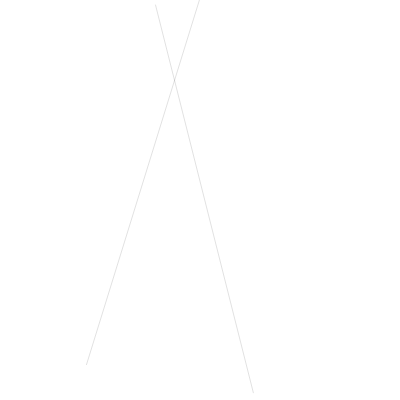
Frame 1 (no input)
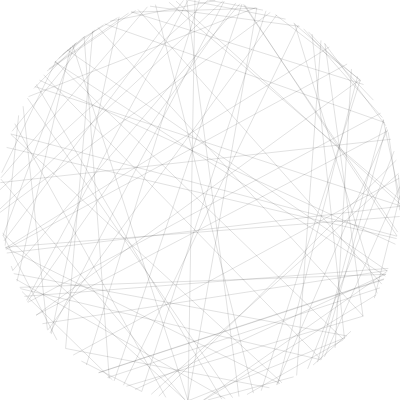
Frame 60 (no input)
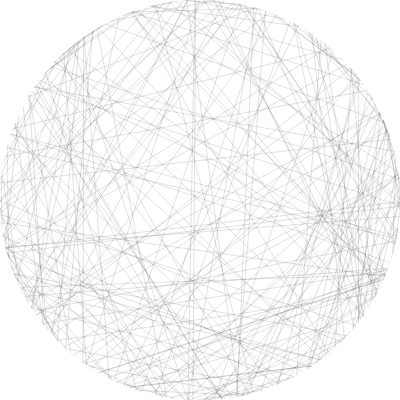
Frame 120 (the mouse pressed at the canvas centre since frame 60)

The p5.js sketch that drew these frames (run headless with seeded random() and noise() and a simulated clock; from frame 60 on, the mouse is pressed at the canvas centre):

// p5.js sketch
// ── sketch.js
function setup(){
    createCanvas(400,400);
    background(255);
    stroke(0, 0, 0, 30);
}
function draw(){
    rC();
    rC();
}

function rC(){
    var a1 = random(0, 2 * PI);
    var xp1 = 200 + 200 * cos(a1);
    var yp1 = 200 + 200 * sin(a1);

    var a2 = random(0, 2 * PI);
    var xp2 = 200 + 200 * cos(a2);
    var yp2 = 200 + 200 * sin(a2);

    line(xp1, yp1, xp2, yp2);
}
